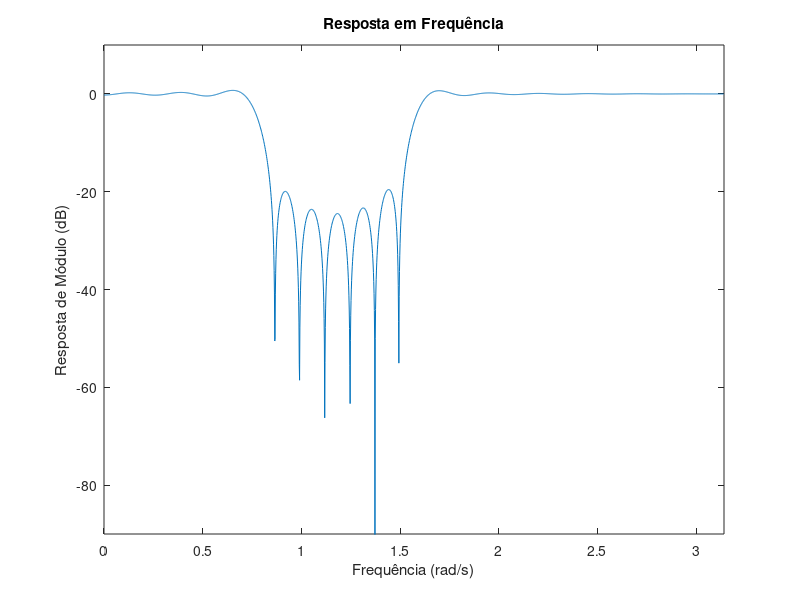

MATLAB code for this plot:
% EXEMPLO 5.2
% Projete um filtro que satisfaça as especificações a seguir:
% M = 50
% Ωc1 = π/4 rad/s
% Ωc2 = π/2 rad/s
% Ωs = 2π rad/s

M = 50;
Omega_c1 = pi/4;
Omega_c2 = pi/2;
ws = 2*pi;
wc1 = Omega_c1*2*pi/ws; wc2 = Omega_c2*2*pi/ws;
n = 1:M/2;
h0 = 1 - (wc2 - wc1)/pi;
haux = (sin(wc1.*n) - sin(wc2.*n))./(pi.*n);
h = [fliplr(haux) h0 haux];
[H,w]=freqz(h,1,2048,ws);
plot(w,20*log10(abs(H)))
axis([0 ws/2 -90 10])
ylabel('Resposta de Módulo (dB)');
xlabel('Frequência (rad/s)');
title('Resposta em Frequência');
